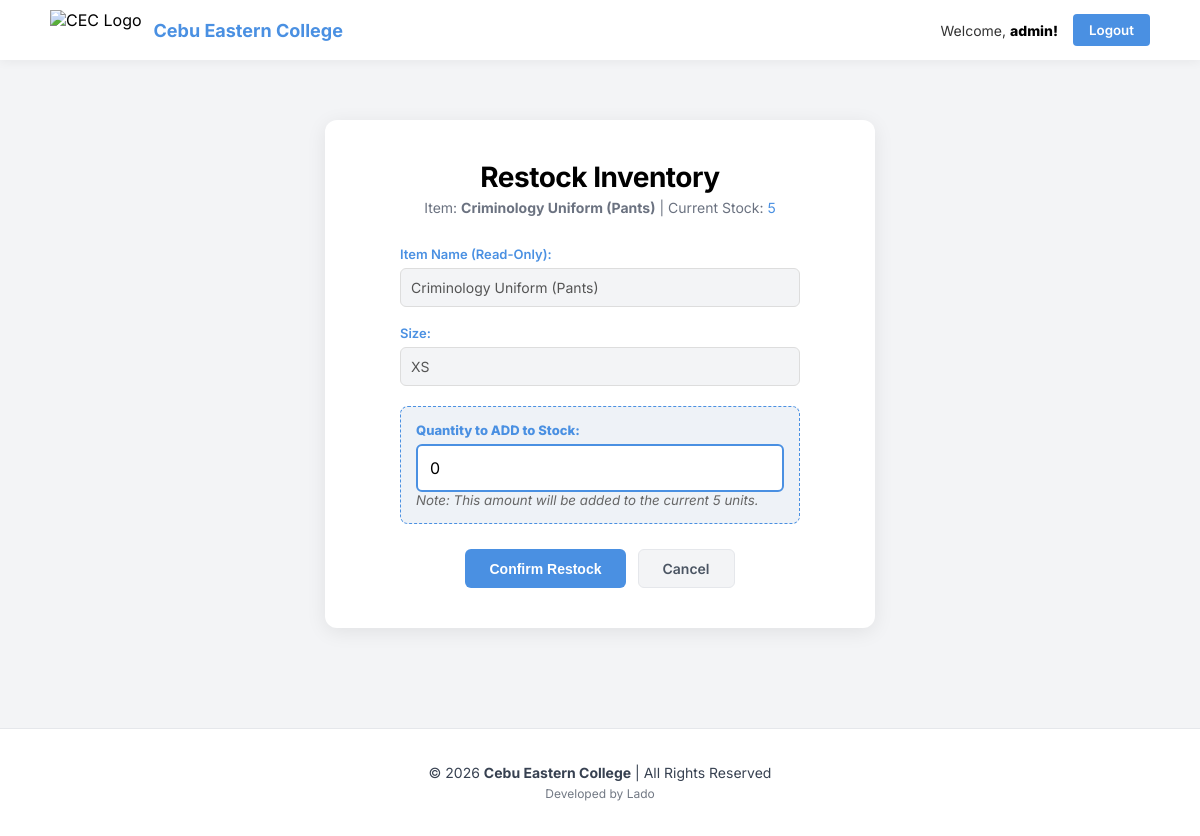
/edit/6/ (signed in), run on the app's committed database.
### inventory/models.py (models this page shows, shortened)
class UniformItem(models.Model):
    SIZE_CHOICES = [
        ('XS', 'Extra Small'), ('S', 'Small'), ('M', 'Medium'),
        ('L', 'Large'), ('XL', 'Extra Large'), ('XXL', '2XL'), ('XXXL', '3XL'), ('N/A', 'N/A'),
    ]
    name = models.CharField(max_length=100)
    size = models.CharField(max_length=10, choices=SIZE_CHOICES)
    quantity = models.PositiveIntegerField()
    price = models.DecimalField(max_digits=8, decimal_places=2)

### inventory/views.py (the view, shortened to what this page needs)
# urls.py: path('edit/<int:pk>/', views.edit_product, name='edit_product'),
@login_required
@user_passes_test(admin_required)
def edit_product(request, pk):
    item = get_object_or_404(UniformItem, pk=pk)
    return render(request, 'inventory/edit.html', {'item': item})

### inventory/views.py (called while the page is built)
def admin_required(user):
    return user.is_superuser

### inventory/templates/inventory/edit.html (shortened to what this page needs)
{% load static %}
<!DOCTYPE html>
<html lang="en">
<head>
    <link rel="stylesheet" href="{% static 'inventory/css/edit.css' %}">
</head>
<body>
<header class="top-nav">
    <div class="logo-section">
        <img src="{% static 'inventory/images/school-logo.jpg' %}" alt="CEC Logo" class="nav-logo">
        <span class="logo-text">Cebu Eastern College</span>
    </div>
    <div class="user-section">
        {% if user.is_authenticated %}
            <span class="user-greeting">Welcome, <strong>{{ user.username }}!</strong></span>
            <form method="post" action="{% url 'logout' %}" style="display: inline;">
                <button type="submit" class="logout-btn">Logout</button>
            </form>
        {% endif %}
    </div>
</header>
<main class="main-wrapper">
    <div class="card-container">
        <h1 class="main-title">Restock Inventory</h1>
        <p class="sub-heading">Item: <strong>{{ item.name }}</strong> | Current Stock: <span style="color: #4a90e2;">{{ item.quantity }}</span></p>
        <form method="post" class="styled-form">
            <div class="form-fields">
                <p>
                    <label for="id_name">Item Name (Read-Only):</label>
                    <input type="text" value="{{ item.name }}" disabled style="background-color: #f3f4f6; cursor: not-allowed;">
                </p>
                <p>
                    <label for="id_size">Size:</label>
                    <input type="text" value="{{ item.size }}" disabled style="background-color: #f3f4f6; cursor: not-allowed;">
                </p>
                <p style="margin-top: 20px; padding: 15px; background: #eef2f7; border-radius: 8px; border: 1px dashed #4a90e2;">
                    <label style="color: #4a90e2; font-weight: 800;">Quantity to ADD to Stock:</label>
                    <input type="number" name="add_stock" value="0" min="0" required
                           style="width: 100%; padding: 12px; border: 2px solid #4a90e2; border-radius: 6px; font-size: 16px;">
                    <small style="color: #666; font-style: italic;">Note: This amount will be added to the current {{ item.quantity }} units.</small>
                </p>
            </div>
            <div class="button-row">
                <button type="submit" class="btn add-btn">Confirm Restock</button>
                <a href="{% url 'product_list' %}" class="btn cancel-btn" style="text-decoration: none; text-align: center;">Cancel</a>
            </div>
        </form>
    </div>
</main>
<footer class="site-footer">
    <p>&copy; 2026 <strong>Cebu Eastern College</strong> | All Rights Reserved</p>
    <p class="dev-tag">Developed by Lado</p>
</footer>
</body>
</html>

### inventory/static/inventory/css/edit.css (style rules this page uses)
* { margin: 0; padding: 0; box-sizing: border-box; }
body { font-family: 'Inter', -apple-system, sans-serif; background-color: #f3f4f6; display: flex; flex-direction: column; min-height: 100vh; -webkit-font-smoothing: antialiased; }
.top-nav { background-color: #ffffff; display: flex; justify-content: space-between; align-items: center; padding: 10px 50px; box-shadow: 0 2px 10px rgba(0,0,0,0.05); width: 100%; }
.logo-section { display: flex; align-items: center; gap: 12px; }
.nav-logo { height: 40px; width: auto; display: block; }
.logo-text { font-weight: 700; font-size: 18px; color: #4a90e2; }
.user-section { display: flex; align-items: center; gap: 15px; }
.user-greeting { font-size: 14px; color: #333; }
.user-greeting strong { font-weight: 800; color: #000; }
.logout-btn { background-color: #4a90e2; color: white; border: none; padding: 8px 16px; border-radius: 4px; font-weight: 600; cursor: pointer; font-family: inherit; transition: background 0.2s; }
.main-wrapper { flex: 1; display: flex; justify-content: center; align-items: flex-start; padding: 60px 20px; }
.card-container { background: white; width: 100%; max-width: 550px; padding: 40px; border-radius: 12px; box-shadow: 0 4px 20px rgba(0, 0, 0, 0.08); text-align: center; }
.main-title { font-size: 28px; font-weight: 700; margin-bottom: 5px; color: #000; letter-spacing: -0.5px; }
.sub-heading { font-size: 14px; color: #6b7280; margin-bottom: 30px; }
.form-fields { text-align: left; max-width: 400px; margin: 0 auto 25px auto; }
.form-fields p { display: flex; flex-direction: column; margin-bottom: 18px; }
.form-fields label { font-size: 13px; font-weight: 600; color: #4a90e2; margin-bottom: 6px; }
.form-fields input, .form-fields select { padding: 10px; border: 1px solid #ddd; border-radius: 6px; font-size: 14px; font-family: inherit; outline: none; }
.button-row { display: flex; justify-content: center; gap: 12px; }
.btn { padding: 10px 24px; border-radius: 6px; font-weight: 600; text-decoration: none; font-size: 14px; border: none; cursor: pointer; transition: 0.2s; }
.add-btn { background-color: #4a90e2; color: white; }
.cancel-btn { background-color: #f3f4f6; color: #4b5563; border: 1px solid #e5e7eb; }
.site-footer { background-color: #ffffff; padding: 30px 0; text-align: center; border-top: 1px solid #e5e7eb; margin-top: 40px; }
.site-footer p { margin: 5px 0; color: #374151; font-size: 14px; }
.site-footer strong { color: #374151; }
.dev-tag { font-size: 12px !important; opacity: 0.7; }

### data on the page
UniformItem: name "Criminology Uniform (Pants)", quantity "5", size "XS"

### other printed values
{{ user.username }} "admin"
